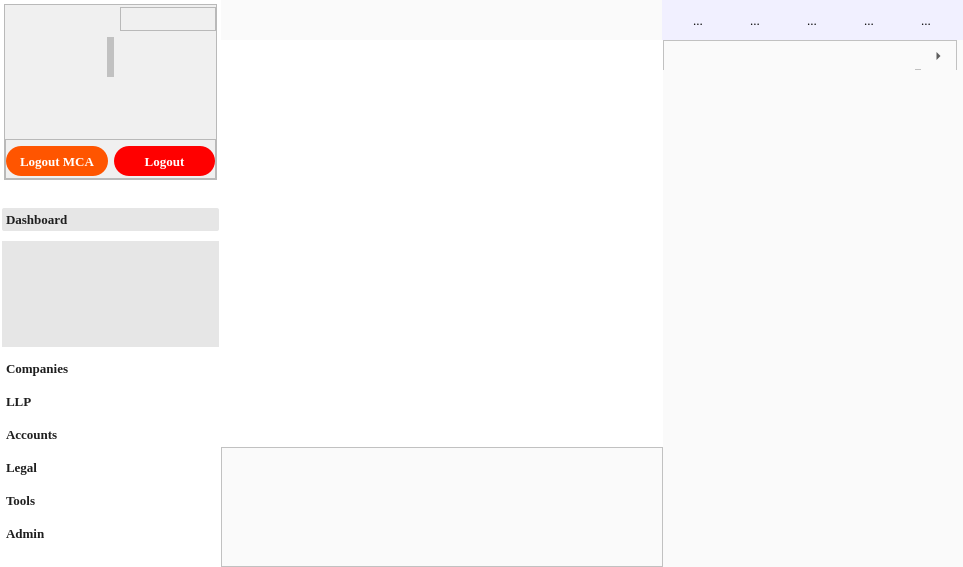
<?xml version="1.0" encoding="UTF-8"?>
<ui version="4.0">
 <class>HomePage</class>
 <widget class="QWidget" name="HomePage">
  <property name="geometry">
   <rect>
    <x>0</x>
    <y>0</y>
    <width>963</width>
    <height>567</height>
   </rect>
  </property>
  <property name="windowTitle">
   <string>Form</string>
  </property>
  <property name="styleSheet">
   <string notr="true">background-color: rgb(250, 250, 250);</string>
  </property>
  <layout class="QGridLayout" name="gridLayout">
   <property name="leftMargin">
    <number>0</number>
   </property>
   <property name="topMargin">
    <number>0</number>
   </property>
   <property name="rightMargin">
    <number>0</number>
   </property>
   <property name="bottomMargin">
    <number>0</number>
   </property>
   <property name="spacing">
    <number>0</number>
   </property>
   <item row="1" column="1">
    <widget class="QWidget" name="MainWindow" native="true">
     <property name="sizePolicy">
      <sizepolicy hsizetype="Expanding" vsizetype="Expanding">
       <horstretch>0</horstretch>
       <verstretch>0</verstretch>
      </sizepolicy>
     </property>
     <property name="font">
      <font>
       <family>Georgia</family>
       <pointsize>10</pointsize>
      </font>
     </property>
     <property name="styleSheet">
      <string notr="true">background-color: rgb(255, 255, 255);</string>
     </property>
    </widget>
   </item>
   <item row="2" column="1">
    <widget class="QFrame" name="toasts">
     <property name="sizePolicy">
      <sizepolicy hsizetype="Expanding" vsizetype="Expanding">
       <horstretch>0</horstretch>
       <verstretch>0</verstretch>
      </sizepolicy>
     </property>
     <property name="minimumSize">
      <size>
       <width>0</width>
       <height>120</height>
      </size>
     </property>
     <property name="maximumSize">
      <size>
       <width>16777215</width>
       <height>120</height>
      </size>
     </property>
     <property name="font">
      <font>
       <family>Georgia</family>
       <pointsize>10</pointsize>
      </font>
     </property>
     <property name="frameShape">
      <enum>QFrame::StyledPanel</enum>
     </property>
     <property name="frameShadow">
      <enum>QFrame::Raised</enum>
     </property>
     <layout class="QHBoxLayout" name="horizontalLayout_2">
      <property name="leftMargin">
       <number>0</number>
      </property>
      <property name="topMargin">
       <number>0</number>
      </property>
      <property name="rightMargin">
       <number>0</number>
      </property>
      <property name="bottomMargin">
       <number>0</number>
      </property>
     </layout>
    </widget>
   </item>
   <item row="1" column="2" rowspan="2">
    <widget class="QWidget" name="RightBar" native="true">
     <property name="sizePolicy">
      <sizepolicy hsizetype="Expanding" vsizetype="Expanding">
       <horstretch>0</horstretch>
       <verstretch>0</verstretch>
      </sizepolicy>
     </property>
     <property name="minimumSize">
      <size>
       <width>0</width>
       <height>0</height>
      </size>
     </property>
     <property name="maximumSize">
      <size>
       <width>300</width>
       <height>16777215</height>
      </size>
     </property>
     <property name="font">
      <font>
       <family>Georgia</family>
       <pointsize>10</pointsize>
      </font>
     </property>
     <property name="styleSheet">
      <string notr="true"/>
     </property>
     <layout class="QGridLayout" name="gridLayout_2">
      <property name="leftMargin">
       <number>0</number>
      </property>
      <property name="topMargin">
       <number>0</number>
      </property>
      <property name="rightMargin">
       <number>0</number>
      </property>
      <property name="bottomMargin">
       <number>0</number>
      </property>
      <item row="0" column="0">
       <widget class="QFrame" name="frame">
        <property name="minimumSize">
         <size>
          <width>0</width>
          <height>30</height>
         </size>
        </property>
        <property name="maximumSize">
         <size>
          <width>16777215</width>
          <height>30</height>
         </size>
        </property>
        <property name="font">
         <font>
          <family>Georgia</family>
          <pointsize>10</pointsize>
         </font>
        </property>
        <property name="frameShape">
         <enum>QFrame::StyledPanel</enum>
        </property>
        <property name="frameShadow">
         <enum>QFrame::Raised</enum>
        </property>
        <layout class="QHBoxLayout" name="horizontalLayout_3">
         <property name="leftMargin">
          <number>0</number>
         </property>
         <property name="topMargin">
          <number>0</number>
         </property>
         <property name="rightMargin">
          <number>0</number>
         </property>
         <property name="bottomMargin">
          <number>0</number>
         </property>
         <item>
          <widget class="QLabel" name="WidgetTitle">
           <property name="sizePolicy">
            <sizepolicy hsizetype="Expanding" vsizetype="Expanding">
             <horstretch>0</horstretch>
             <verstretch>0</verstretch>
            </sizepolicy>
           </property>
           <property name="minimumSize">
            <size>
             <width>0</width>
             <height>30</height>
            </size>
           </property>
           <property name="maximumSize">
            <size>
             <width>16777215</width>
             <height>40</height>
            </size>
           </property>
           <property name="font">
            <font>
             <family>Georgia</family>
             <pointsize>10</pointsize>
             <weight>75</weight>
             <bold>true</bold>
             <stylestrategy>PreferAntialias</stylestrategy>
            </font>
           </property>
           <property name="text">
            <string/>
           </property>
           <property name="alignment">
            <set>Qt::AlignCenter</set>
           </property>
          </widget>
         </item>
         <item>
          <widget class="QToolButton" name="closeRightBar">
           <property name="minimumSize">
            <size>
             <width>35</width>
             <height>30</height>
            </size>
           </property>
           <property name="maximumSize">
            <size>
             <width>35</width>
             <height>35</height>
            </size>
           </property>
           <property name="font">
            <font>
             <family>Georgia</family>
             <pointsize>10</pointsize>
            </font>
           </property>
           <property name="text">
            <string>...</string>
           </property>
           <property name="autoRaise">
            <bool>true</bool>
           </property>
           <property name="arrowType">
            <enum>Qt::RightArrow</enum>
           </property>
          </widget>
         </item>
        </layout>
       </widget>
      </item>
      <item row="1" column="0" colspan="2">
       <widget class="QWidget" name="WidgetWindow" native="true">
        <property name="sizePolicy">
         <sizepolicy hsizetype="Expanding" vsizetype="Expanding">
          <horstretch>0</horstretch>
          <verstretch>0</verstretch>
         </sizepolicy>
        </property>
        <property name="maximumSize">
         <size>
          <width>300</width>
          <height>16777215</height>
         </size>
        </property>
        <property name="font">
         <font>
          <family>Georgia</family>
          <pointsize>10</pointsize>
         </font>
        </property>
       </widget>
      </item>
     </layout>
    </widget>
   </item>
   <item row="0" column="1" colspan="2">
    <widget class="QWidget" name="HeadBar" native="true">
     <property name="sizePolicy">
      <sizepolicy hsizetype="Expanding" vsizetype="Expanding">
       <horstretch>0</horstretch>
       <verstretch>0</verstretch>
      </sizepolicy>
     </property>
     <property name="minimumSize">
      <size>
       <width>0</width>
       <height>40</height>
      </size>
     </property>
     <property name="maximumSize">
      <size>
       <width>16777215</width>
       <height>40</height>
      </size>
     </property>
     <property name="font">
      <font>
       <family>Georgia</family>
       <pointsize>10</pointsize>
      </font>
     </property>
     <property name="styleSheet">
      <string notr="true"/>
     </property>
     <layout class="QGridLayout" name="gridLayout_4">
      <property name="leftMargin">
       <number>0</number>
      </property>
      <property name="topMargin">
       <number>0</number>
      </property>
      <property name="rightMargin">
       <number>0</number>
      </property>
      <property name="bottomMargin">
       <number>0</number>
      </property>
      <item row="0" column="2">
       <widget class="QWidget" name="widget_2" native="true">
        <property name="maximumSize">
         <size>
          <width>301</width>
          <height>16777215</height>
         </size>
        </property>
        <property name="font">
         <font>
          <family>Georgia</family>
          <pointsize>10</pointsize>
         </font>
        </property>
        <property name="styleSheet">
         <string notr="true">background-color: rgb(241, 240, 255);</string>
        </property>
        <layout class="QGridLayout" name="gridLayout_5">
         <property name="leftMargin">
          <number>5</number>
         </property>
         <property name="topMargin">
          <number>5</number>
         </property>
         <property name="rightMargin">
          <number>5</number>
         </property>
         <property name="bottomMargin">
          <number>5</number>
         </property>
         <item row="0" column="3">
          <widget class="QToolButton" name="News">
           <property name="sizePolicy">
            <sizepolicy hsizetype="Expanding" vsizetype="Expanding">
             <horstretch>0</horstretch>
             <verstretch>0</verstretch>
            </sizepolicy>
           </property>
           <property name="minimumSize">
            <size>
             <width>40</width>
             <height>0</height>
            </size>
           </property>
           <property name="maximumSize">
            <size>
             <width>35</width>
             <height>16777215</height>
            </size>
           </property>
           <property name="font">
            <font>
             <family>Georgia</family>
             <pointsize>10</pointsize>
            </font>
           </property>
           <property name="text">
            <string>...</string>
           </property>
           <property name="iconSize">
            <size>
             <width>64</width>
             <height>64</height>
            </size>
           </property>
           <property name="autoRaise">
            <bool>true</bool>
           </property>
          </widget>
         </item>
         <item row="0" column="2">
          <widget class="QToolButton" name="Chat">
           <property name="sizePolicy">
            <sizepolicy hsizetype="Expanding" vsizetype="Expanding">
             <horstretch>0</horstretch>
             <verstretch>0</verstretch>
            </sizepolicy>
           </property>
           <property name="minimumSize">
            <size>
             <width>40</width>
             <height>0</height>
            </size>
           </property>
           <property name="maximumSize">
            <size>
             <width>35</width>
             <height>16777215</height>
            </size>
           </property>
           <property name="font">
            <font>
             <family>Georgia</family>
             <pointsize>10</pointsize>
            </font>
           </property>
           <property name="text">
            <string>...</string>
           </property>
           <property name="iconSize">
            <size>
             <width>64</width>
             <height>64</height>
            </size>
           </property>
           <property name="autoRaise">
            <bool>true</bool>
           </property>
          </widget>
         </item>
         <item row="0" column="0">
          <widget class="QToolButton" name="Quickref">
           <property name="sizePolicy">
            <sizepolicy hsizetype="Expanding" vsizetype="Expanding">
             <horstretch>0</horstretch>
             <verstretch>0</verstretch>
            </sizepolicy>
           </property>
           <property name="minimumSize">
            <size>
             <width>40</width>
             <height>0</height>
            </size>
           </property>
           <property name="maximumSize">
            <size>
             <width>35</width>
             <height>16777215</height>
            </size>
           </property>
           <property name="font">
            <font>
             <family>Georgia</family>
             <pointsize>10</pointsize>
            </font>
           </property>
           <property name="text">
            <string>...</string>
           </property>
           <property name="iconSize">
            <size>
             <width>48</width>
             <height>48</height>
            </size>
           </property>
           <property name="popupMode">
            <enum>QToolButton::InstantPopup</enum>
           </property>
           <property name="toolButtonStyle">
            <enum>Qt::ToolButtonIconOnly</enum>
           </property>
           <property name="autoRaise">
            <bool>true</bool>
           </property>
           <property name="arrowType">
            <enum>Qt::NoArrow</enum>
           </property>
          </widget>
         </item>
         <item row="0" column="1">
          <widget class="QToolButton" name="MasterData">
           <property name="sizePolicy">
            <sizepolicy hsizetype="Expanding" vsizetype="Expanding">
             <horstretch>0</horstretch>
             <verstretch>0</verstretch>
            </sizepolicy>
           </property>
           <property name="minimumSize">
            <size>
             <width>40</width>
             <height>0</height>
            </size>
           </property>
           <property name="maximumSize">
            <size>
             <width>35</width>
             <height>16777215</height>
            </size>
           </property>
           <property name="font">
            <font>
             <family>Georgia</family>
             <pointsize>10</pointsize>
            </font>
           </property>
           <property name="text">
            <string>...</string>
           </property>
           <property name="iconSize">
            <size>
             <width>64</width>
             <height>64</height>
            </size>
           </property>
           <property name="autoRaise">
            <bool>true</bool>
           </property>
          </widget>
         </item>
         <item row="0" column="4">
          <widget class="QToolButton" name="Logout">
           <property name="sizePolicy">
            <sizepolicy hsizetype="Expanding" vsizetype="Expanding">
             <horstretch>0</horstretch>
             <verstretch>0</verstretch>
            </sizepolicy>
           </property>
           <property name="minimumSize">
            <size>
             <width>40</width>
             <height>0</height>
            </size>
           </property>
           <property name="maximumSize">
            <size>
             <width>35</width>
             <height>16777215</height>
            </size>
           </property>
           <property name="font">
            <font>
             <family>Georgia</family>
             <pointsize>10</pointsize>
            </font>
           </property>
           <property name="text">
            <string>...</string>
           </property>
           <property name="iconSize">
            <size>
             <width>64</width>
             <height>64</height>
            </size>
           </property>
           <property name="autoRaise">
            <bool>true</bool>
           </property>
          </widget>
         </item>
        </layout>
       </widget>
      </item>
      <item row="0" column="1">
       <widget class="QWidget" name="widget" native="true">
        <property name="font">
         <font>
          <family>Georgia</family>
          <pointsize>10</pointsize>
         </font>
        </property>
        <layout class="QGridLayout" name="gridLayout_6">
         <property name="leftMargin">
          <number>0</number>
         </property>
         <property name="topMargin">
          <number>0</number>
         </property>
         <property name="rightMargin">
          <number>0</number>
         </property>
         <property name="bottomMargin">
          <number>0</number>
         </property>
         <item row="0" column="1">
          <widget class="QLabel" name="WidgetTitleText">
           <property name="font">
            <font>
             <family>Georgia</family>
             <pointsize>10</pointsize>
             <weight>75</weight>
             <bold>true</bold>
             <stylestrategy>PreferAntialias</stylestrategy>
            </font>
           </property>
           <property name="text">
            <string/>
           </property>
           <property name="alignment">
            <set>Qt::AlignCenter</set>
           </property>
          </widget>
         </item>
         <item row="0" column="0">
          <widget class="QPushButton" name="menuButton">
           <property name="sizePolicy">
            <sizepolicy hsizetype="Expanding" vsizetype="Expanding">
             <horstretch>0</horstretch>
             <verstretch>0</verstretch>
            </sizepolicy>
           </property>
           <property name="minimumSize">
            <size>
             <width>40</width>
             <height>0</height>
            </size>
           </property>
           <property name="maximumSize">
            <size>
             <width>40</width>
             <height>16777215</height>
            </size>
           </property>
           <property name="font">
            <font>
             <family>Georgia</family>
             <pointsize>10</pointsize>
            </font>
           </property>
           <property name="text">
            <string/>
           </property>
           <property name="flat">
            <bool>true</bool>
           </property>
          </widget>
         </item>
        </layout>
       </widget>
      </item>
     </layout>
    </widget>
   </item>
   <item row="0" column="0" rowspan="3">
    <widget class="QWidget" name="MenuBar" native="true">
     <property name="minimumSize">
      <size>
       <width>30</width>
       <height>0</height>
      </size>
     </property>
     <property name="maximumSize">
      <size>
       <width>221</width>
       <height>16777215</height>
      </size>
     </property>
     <property name="font">
      <font>
       <family>Georgia</family>
       <pointsize>10</pointsize>
      </font>
     </property>
     <property name="styleSheet">
      <string notr="true">background-color: rgb(255, 255, 255);</string>
     </property>
     <layout class="QVBoxLayout" name="verticalLayout">
      <property name="leftMargin">
       <number>2</number>
      </property>
      <property name="topMargin">
       <number>2</number>
      </property>
      <property name="rightMargin">
       <number>2</number>
      </property>
      <property name="bottomMargin">
       <number>2</number>
      </property>
      <item>
       <widget class="QWidget" name="UserInfo" native="true">
        <property name="minimumSize">
         <size>
          <width>0</width>
          <height>180</height>
         </size>
        </property>
        <property name="maximumSize">
         <size>
          <width>16777215</width>
          <height>180</height>
         </size>
        </property>
        <layout class="QGridLayout" name="gridLayout_14">
         <property name="leftMargin">
          <number>2</number>
         </property>
         <property name="topMargin">
          <number>2</number>
         </property>
         <property name="rightMargin">
          <number>2</number>
         </property>
         <property name="bottomMargin">
          <number>2</number>
         </property>
         <item row="0" column="0">
          <widget class="QFrame" name="frame_2">
           <property name="maximumSize">
            <size>
             <width>16777215</width>
             <height>16777215</height>
            </size>
           </property>
           <property name="styleSheet">
            <string notr="true">background-color: rgb(240, 240, 240);</string>
           </property>
           <property name="frameShape">
            <enum>QFrame::StyledPanel</enum>
           </property>
           <property name="frameShadow">
            <enum>QFrame::Raised</enum>
           </property>
           <layout class="QGridLayout" name="gridLayout_13">
            <property name="leftMargin">
             <number>0</number>
            </property>
            <property name="topMargin">
             <number>2</number>
            </property>
            <property name="rightMargin">
             <number>0</number>
            </property>
            <property name="bottomMargin">
             <number>0</number>
            </property>
            <item row="2" column="2">
             <spacer name="horizontalSpacer_2">
              <property name="orientation">
               <enum>Qt::Horizontal</enum>
              </property>
              <property name="sizeHint" stdset="0">
               <size>
                <width>40</width>
                <height>20</height>
               </size>
              </property>
             </spacer>
            </item>
            <item row="0" column="2">
             <widget class="QFrame" name="frame_3">
              <property name="frameShape">
               <enum>QFrame::StyledPanel</enum>
              </property>
              <property name="frameShadow">
               <enum>QFrame::Raised</enum>
              </property>
              <layout class="QGridLayout" name="gridLayout_15">
               <property name="leftMargin">
                <number>0</number>
               </property>
               <property name="topMargin">
                <number>0</number>
               </property>
               <property name="rightMargin">
                <number>0</number>
               </property>
               <property name="bottomMargin">
                <number>0</number>
               </property>
               <item row="0" column="0">
                <spacer name="horizontalSpacer_3">
                 <property name="orientation">
                  <enum>Qt::Horizontal</enum>
                 </property>
                 <property name="sizeHint" stdset="0">
                  <size>
                   <width>40</width>
                   <height>20</height>
                  </size>
                 </property>
                </spacer>
               </item>
               <item row="0" column="1">
                <widget class="QPushButton" name="settings">
                 <property name="text">
                  <string/>
                 </property>
                 <property name="iconSize">
                  <size>
                   <width>16</width>
                   <height>16</height>
                  </size>
                 </property>
                 <property name="autoDefault">
                  <bool>false</bool>
                 </property>
                 <property name="default">
                  <bool>false</bool>
                 </property>
                 <property name="flat">
                  <bool>true</bool>
                 </property>
                </widget>
               </item>
              </layout>
             </widget>
            </item>
            <item row="2" column="0">
             <spacer name="horizontalSpacer">
              <property name="orientation">
               <enum>Qt::Horizontal</enum>
              </property>
              <property name="sizeHint" stdset="0">
               <size>
                <width>40</width>
                <height>20</height>
               </size>
              </property>
             </spacer>
            </item>
            <item row="2" column="1">
             <widget class="QLabel" name="avatar">
              <property name="minimumSize">
               <size>
                <width>0</width>
                <height>40</height>
               </size>
              </property>
              <property name="maximumSize">
               <size>
                <width>40</width>
                <height>40</height>
               </size>
              </property>
              <property name="styleSheet">
               <string notr="true">background-color:rgb(193, 193, 193);
border-radius:15;
border-width: 1px;
</string>
              </property>
              <property name="text">
               <string/>
              </property>
              <property name="pixmap">
               <pixmap>../../Icon/avatar.png</pixmap>
              </property>
              <property name="scaledContents">
               <bool>true</bool>
              </property>
              <property name="alignment">
               <set>Qt::AlignCenter</set>
              </property>
             </widget>
            </item>
            <item row="6" column="0" colspan="3">
             <widget class="QFrame" name="frame_4">
              <property name="minimumSize">
               <size>
                <width>0</width>
                <height>40</height>
               </size>
              </property>
              <property name="maximumSize">
               <size>
                <width>16777215</width>
                <height>40</height>
               </size>
              </property>
              <property name="frameShape">
               <enum>QFrame::StyledPanel</enum>
              </property>
              <property name="frameShadow">
               <enum>QFrame::Raised</enum>
              </property>
              <layout class="QHBoxLayout" name="horizontalLayout">
               <property name="leftMargin">
                <number>0</number>
               </property>
               <property name="topMargin">
                <number>0</number>
               </property>
               <property name="rightMargin">
                <number>0</number>
               </property>
               <property name="bottomMargin">
                <number>0</number>
               </property>
               <item>
                <widget class="QPushButton" name="MCALogout">
                 <property name="sizePolicy">
                  <sizepolicy hsizetype="Expanding" vsizetype="Expanding">
                   <horstretch>0</horstretch>
                   <verstretch>0</verstretch>
                  </sizepolicy>
                 </property>
                 <property name="minimumSize">
                  <size>
                   <width>0</width>
                   <height>30</height>
                  </size>
                 </property>
                 <property name="maximumSize">
                  <size>
                   <width>16777215</width>
                   <height>25</height>
                  </size>
                 </property>
                 <property name="font">
                  <font>
                   <family>Georgia</family>
                   <pointsize>10</pointsize>
                   <weight>75</weight>
                   <bold>true</bold>
                   <stylestrategy>PreferAntialias</stylestrategy>
                  </font>
                 </property>
                 <property name="styleSheet">
                  <string notr="true">border-width: 2px;
border-radius: 15px;
background-color:rgb(255, 85, 0);
color: rgb(255, 255, 255);</string>
                 </property>
                 <property name="text">
                  <string>Logout MCA</string>
                 </property>
                </widget>
               </item>
               <item>
                <widget class="QPushButton" name="logoutBtn">
                 <property name="sizePolicy">
                  <sizepolicy hsizetype="Expanding" vsizetype="Fixed">
                   <horstretch>0</horstretch>
                   <verstretch>0</verstretch>
                  </sizepolicy>
                 </property>
                 <property name="minimumSize">
                  <size>
                   <width>0</width>
                   <height>30</height>
                  </size>
                 </property>
                 <property name="maximumSize">
                  <size>
                   <width>16777215</width>
                   <height>25</height>
                  </size>
                 </property>
                 <property name="font">
                  <font>
                   <family>Georgia</family>
                   <pointsize>10</pointsize>
                   <weight>75</weight>
                   <bold>true</bold>
                   <stylestrategy>PreferAntialias</stylestrategy>
                  </font>
                 </property>
                 <property name="cursor">
                  <cursorShape>PointingHandCursor</cursorShape>
                 </property>
                 <property name="styleSheet">
                  <string notr="true">border-width: 2px;
border-radius: 15px;
background-color: rgb(255, 0, 0);
color: rgb(255, 255, 255);</string>
                 </property>
                 <property name="text">
                  <string>Logout</string>
                 </property>
                </widget>
               </item>
              </layout>
             </widget>
            </item>
            <item row="5" column="0" colspan="3">
             <widget class="QLabel" name="role">
              <property name="font">
               <font>
                <family>Georgia</family>
                <pointsize>10</pointsize>
                <stylestrategy>PreferAntialias</stylestrategy>
                <kerning>true</kerning>
               </font>
              </property>
              <property name="styleSheet">
               <string notr="true">color: rgb(15, 15, 15);</string>
              </property>
              <property name="text">
               <string/>
              </property>
              <property name="alignment">
               <set>Qt::AlignCenter</set>
              </property>
             </widget>
            </item>
            <item row="4" column="0" colspan="3">
             <widget class="QLabel" name="Name">
              <property name="font">
               <font>
                <family>Georgia</family>
                <pointsize>10</pointsize>
                <weight>75</weight>
                <bold>true</bold>
                <stylestrategy>PreferAntialias</stylestrategy>
               </font>
              </property>
              <property name="styleSheet">
               <string notr="true">color: rgb(15, 15, 15);</string>
              </property>
              <property name="text">
               <string/>
              </property>
              <property name="alignment">
               <set>Qt::AlignCenter</set>
              </property>
             </widget>
            </item>
           </layout>
          </widget>
         </item>
        </layout>
       </widget>
      </item>
      <item>
       <spacer name="verticalSpacer">
        <property name="orientation">
         <enum>Qt::Vertical</enum>
        </property>
        <property name="sizeType">
         <enum>QSizePolicy::Fixed</enum>
        </property>
        <property name="sizeHint" stdset="0">
         <size>
          <width>20</width>
          <height>20</height>
         </size>
        </property>
       </spacer>
      </item>
      <item>
       <widget class="QToolBox" name="leftBar">
        <property name="sizePolicy">
         <sizepolicy hsizetype="Expanding" vsizetype="Expanding">
          <horstretch>0</horstretch>
          <verstretch>0</verstretch>
         </sizepolicy>
        </property>
        <property name="font">
         <font>
          <family>Georgia</family>
          <pointsize>10</pointsize>
          <weight>75</weight>
          <bold>true</bold>
          <stylestrategy>PreferAntialias</stylestrategy>
         </font>
        </property>
        <property name="styleSheet">
         <string notr="true">QToolBox::Tab{border-width: 
1px;border-radius: 2px;
background:rgb(255, 255, 255);
color:rgb(31, 31, 31);}

QToolBox::Tab:selected{
background:rgb(230, 230, 230);}

QToolBox{ icon-size: 32px; }
</string>
        </property>
        <property name="frameShape">
         <enum>QFrame::NoFrame</enum>
        </property>
        <property name="frameShadow">
         <enum>QFrame::Sunken</enum>
        </property>
        <property name="currentIndex">
         <number>0</number>
        </property>
        <property name="tabSpacing">
         <number>10</number>
        </property>
        <widget class="QWidget" name="DASHBOARD">
         <property name="geometry">
          <rect>
           <x>0</x>
           <y>0</y>
           <width>217</width>
           <height>71</height>
          </rect>
         </property>
         <property name="minimumSize">
          <size>
           <width>0</width>
           <height>0</height>
          </size>
         </property>
         <property name="font">
          <font>
           <family>Georgia</family>
           <pointsize>10</pointsize>
           <stylestrategy>PreferAntialias</stylestrategy>
          </font>
         </property>
         <property name="styleSheet">
          <string notr="true">border-color: rgb(255, 85, 0);
background:rgb(230, 230, 230)</string>
         </property>
         <attribute name="icon">
          <iconset>
           <normaloff>../../Icon/dashboard.svg</normaloff>../../Icon/dashboard.svg</iconset>
         </attribute>
         <attribute name="label">
          <string>Dashboard</string>
         </attribute>
         <layout class="QGridLayout" name="gridLayout_3">
          <property name="leftMargin">
           <number>0</number>
          </property>
          <property name="topMargin">
           <number>0</number>
          </property>
          <property name="rightMargin">
           <number>0</number>
          </property>
          <property name="bottomMargin">
           <number>0</number>
          </property>
         </layout>
        </widget>
        <widget class="QWidget" name="COMPANIES">
         <property name="geometry">
          <rect>
           <x>0</x>
           <y>0</y>
           <width>217</width>
           <height>71</height>
          </rect>
         </property>
         <property name="font">
          <font>
           <family>Georgia</family>
           <pointsize>10</pointsize>
          </font>
         </property>
         <property name="styleSheet">
          <string notr="true">border-color: rgb(255, 85, 0);
background:rgb(230, 230, 230)</string>
         </property>
         <attribute name="label">
          <string>Companies</string>
         </attribute>
         <layout class="QGridLayout" name="gridLayout_7">
          <property name="leftMargin">
           <number>0</number>
          </property>
          <property name="topMargin">
           <number>0</number>
          </property>
          <property name="rightMargin">
           <number>0</number>
          </property>
          <property name="bottomMargin">
           <number>0</number>
          </property>
         </layout>
        </widget>
        <widget class="QWidget" name="LLP">
         <property name="geometry">
          <rect>
           <x>0</x>
           <y>0</y>
           <width>217</width>
           <height>71</height>
          </rect>
         </property>
         <property name="font">
          <font>
           <family>Georgia</family>
           <pointsize>10</pointsize>
          </font>
         </property>
         <property name="styleSheet">
          <string notr="true">border-color: rgb(255, 85, 0);
background:rgb(230, 230, 230)</string>
         </property>
         <attribute name="label">
          <string>LLP</string>
         </attribute>
         <layout class="QGridLayout" name="gridLayout_8">
          <property name="leftMargin">
           <number>0</number>
          </property>
          <property name="topMargin">
           <number>0</number>
          </property>
          <property name="rightMargin">
           <number>0</number>
          </property>
          <property name="bottomMargin">
           <number>0</number>
          </property>
         </layout>
        </widget>
        <widget class="QWidget" name="ACCOUNTS">
         <property name="geometry">
          <rect>
           <x>0</x>
           <y>0</y>
           <width>217</width>
           <height>71</height>
          </rect>
         </property>
         <property name="font">
          <font>
           <family>Georgia</family>
           <pointsize>10</pointsize>
          </font>
         </property>
         <property name="styleSheet">
          <string notr="true">border-color: rgb(255, 85, 0);
background:rgb(230, 230, 230)</string>
         </property>
         <attribute name="label">
          <string>Accounts</string>
         </attribute>
         <layout class="QGridLayout" name="gridLayout_9">
          <property name="leftMargin">
           <number>0</number>
          </property>
          <property name="topMargin">
           <number>0</number>
          </property>
          <property name="rightMargin">
           <number>0</number>
          </property>
          <property name="bottomMargin">
           <number>0</number>
          </property>
         </layout>
        </widget>
        <widget class="QWidget" name="LEGAL">
         <property name="geometry">
          <rect>
           <x>0</x>
           <y>0</y>
           <width>217</width>
           <height>71</height>
          </rect>
         </property>
         <property name="font">
          <font>
           <family>Georgia</family>
           <pointsize>10</pointsize>
          </font>
         </property>
         <property name="styleSheet">
          <string notr="true">border-color: rgb(255, 85, 0);
background:rgb(230, 230, 230)</string>
         </property>
         <attribute name="label">
          <string>Legal</string>
         </attribute>
         <layout class="QGridLayout" name="gridLayout_10">
          <property name="leftMargin">
           <number>0</number>
          </property>
          <property name="topMargin">
           <number>0</number>
          </property>
          <property name="rightMargin">
           <number>0</number>
          </property>
          <property name="bottomMargin">
           <number>0</number>
          </property>
         </layout>
        </widget>
        <widget class="QWidget" name="TOOLS">
         <property name="geometry">
          <rect>
           <x>0</x>
           <y>0</y>
           <width>217</width>
           <height>71</height>
          </rect>
         </property>
         <property name="font">
          <font>
           <family>Georgia</family>
           <pointsize>10</pointsize>
          </font>
         </property>
         <property name="styleSheet">
          <string notr="true">border-color: rgb(255, 85, 0);
background:rgb(230, 230, 230)</string>
         </property>
         <attribute name="label">
          <string>Tools</string>
         </attribute>
         <layout class="QGridLayout" name="gridLayout_11">
          <property name="leftMargin">
           <number>0</number>
          </property>
          <property name="topMargin">
           <number>0</number>
          </property>
          <property name="rightMargin">
           <number>0</number>
          </property>
          <property name="bottomMargin">
           <number>0</number>
          </property>
         </layout>
        </widget>
        <widget class="QWidget" name="ADMIN">
         <property name="geometry">
          <rect>
           <x>0</x>
           <y>0</y>
           <width>217</width>
           <height>71</height>
          </rect>
         </property>
         <property name="font">
          <font>
           <family>Georgia</family>
           <pointsize>10</pointsize>
          </font>
         </property>
         <property name="styleSheet">
          <string notr="true">border-color: rgb(255, 85, 0);
background:rgb(230, 230, 230)</string>
         </property>
         <attribute name="label">
          <string>Admin</string>
         </attribute>
         <layout class="QGridLayout" name="gridLayout_12">
          <property name="leftMargin">
           <number>0</number>
          </property>
          <property name="topMargin">
           <number>0</number>
          </property>
          <property name="rightMargin">
           <number>0</number>
          </property>
          <property name="bottomMargin">
           <number>0</number>
          </property>
         </layout>
        </widget>
       </widget>
      </item>
      <item>
       <spacer name="verticalSpacer_2">
        <property name="orientation">
         <enum>Qt::Vertical</enum>
        </property>
        <property name="sizeType">
         <enum>QSizePolicy::Fixed</enum>
        </property>
        <property name="sizeHint" stdset="0">
         <size>
          <width>20</width>
          <height>20</height>
         </size>
        </property>
       </spacer>
      </item>
     </layout>
    </widget>
   </item>
  </layout>
 </widget>
 <resources/>
 <connections/>
</ui>
